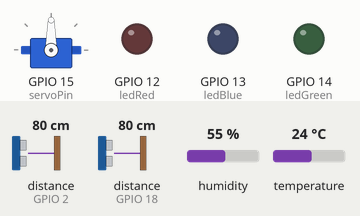
A sketch run on a simulated ESP32. On the bench: servo, output pins drawn as LEDs (lit = HIGH). Wiring (inferred from the names in the program): 2 × ultrasonic range finder: trigger GPIO 4, echo GPIO 2 / trigger GPIO 19, echo GPIO 18. The test bench sets the inputs (shaded band); at power-on: distance to the obstacle (sensors on GPIO 2, GPIO 18) 80 cm, temperature 24 °C, humidity 55 %. The echo pulse lasts 58.3 µs per cm; WiFi joins after 1.5 s; servers stay silent unless stated; pins used as bus, display or sensor lines are not drawn; what the sketch prints to the serial monitor is not drawn.

Above: at 3.1 s.
3.2 s: distance to the obstacle (sensor on GPIO 2) set to 6 cm
At 4.5 s:
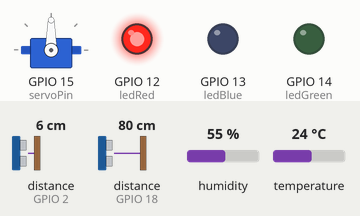
6.1 s: distance to the obstacle (sensor on GPIO 2) set to 3 cm
At 9.9 s:
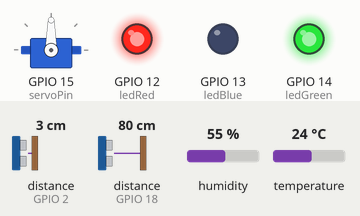
10.5 s: distance to the obstacle (sensor on GPIO 18) set to 13 cm
16.5 s: distance to the obstacle (sensor on GPIO 18) set to 10 cm
At 20.2 s:
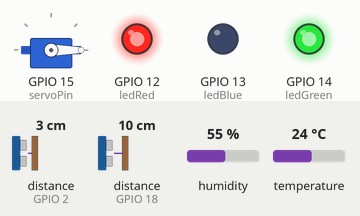
20.5 s: temperature set to 22 °C
24.9 s: temperature set to 19 °C
At 29.1 s:
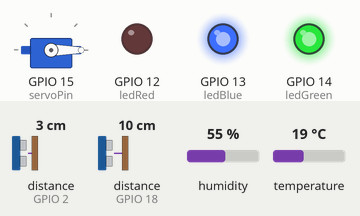
Timing chart, 0 to 30.6 s (numbered marks = the images above; inputs shaded):
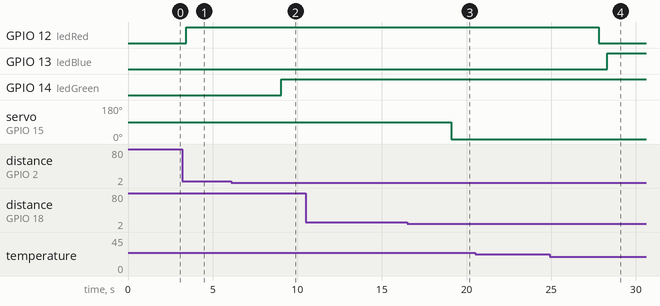

Measured:
- the behaviour switches between 5 and 4 cm on distance to the obstacle (sensor on GPIO 2) (found by bisection; images 1 and 2)
- the behaviour switches between 12 and 11 cm on distance to the obstacle (sensor on GPIO 18) (found by bisection; images 2 and 3)
- the behaviour switches between 21 and 20 °C on temperature (found by bisection; images 3 and 4)
- after the input at 6.1 s, GPIO 14 (ledGreen): LOW → HIGH after 2.9 s
- after the input at 10.5 s, every drawn part: stays the same
- after the input at 16.5 s, servo on GPIO 15 (servoPin): 90° → 0° after 2.6 s
- after the input at 20.5 s, every drawn part: stays the same
- after the input at 24.9 s, GPIO 12 (ledRed): HIGH → LOW after 2.9 s; GPIO 13 (ledBlue): LOW → HIGH after 3.4 s

The sketch:

projectdust.ino
```cpp
#include <ESP32Servo.h>
#define BLYNK_PRINT Serial
#include<DHT.h>
#include<WiFi.h>
#include <WiFiClient.h>
#include <BlynkSimpleEsp32.h>


char auth[] = "HkWbsy9yXSMfyt828ewPcqoGUdAJU_wA";
String apiKey ="5EN9524FJWSTIY6D";
const char *ssid= "SaneVoid";
const char *pass= "BlindMM90";
const char *server= "api.thingspeak.com";

int pos = 0;
const int trigPin = 4 ;
const int echoPin = 2 ;
const int trigPin2 = 19 ;
const int echoPin2 = 18 ;
#define DHTPIN 23      // What digital pin we're connected to DHT11
DHT dht(DHTPIN, DHT11);
const int ledRed = 12 ; // temperature's led
const int ledGreen = 14 ; // Distance's led
const int ledBlue = 13 ; // humidity's led
WiFiClient client;
long duration,distance,duration2,distance2;
int servoPin = 15;

Servo servol;

void setup(){

  servol.attach(servoPin);
  pinMode(trigPin,OUTPUT); // Sets the trigpin as an output
  pinMode(echoPin,INPUT); // Sets the echoPin as an Input
  pinMode(trigPin2,OUTPUT);
  pinMode(echoPin2,INPUT);
  pinMode(ledRed,OUTPUT);// temperature's LED
  pinMode(ledGreen,OUTPUT);// Distance's LED
   pinMode(ledBlue,OUTPUT);
  Serial.begin(115200);//Starts the serial communication
  Blynk.begin(auth, ssid, pass);
  delay(100);
  dht.begin();
  Serial.println("Connecting to");
  Serial.println(ssid);
  WiFi.begin(ssid,pass);
  while (WiFi.status()!=WL_CONNECTED)
  {
    delay(1000);
    Serial.print(".");
  }
    Serial.println("");
    Serial.println("WiFi connected");
  ESP32PWM::allocateTimer(0);
  ESP32PWM::allocateTimer(1);
  ESP32PWM::allocateTimer(2);
  ESP32PWM::allocateTimer(3);
  servol.setPeriodHertz(50); // standard 50hz servo
  servol.attach(servoPin, 500, 2400);

  }
 void loop(){

  WidgetLCD lcd(V2);
  digitalWrite(trigPin, LOW);
  delayMicroseconds (2);
  digitalWrite(trigPin, HIGH);
  delayMicroseconds (10);
  digitalWrite(trigPin, LOW);// Reads the echopin, returns the sound wave travel time in microseconds
  duration=pulseIn(echoPin,HIGH);//calculating the distance
  distance=duration*0.034/2;//Prints the distance on the Serial Monitor

  digitalWrite(trigPin2, LOW);
  delayMicroseconds (2);
  digitalWrite(trigPin2, HIGH);
  delayMicroseconds (10);
  digitalWrite(trigPin2, LOW);// Reads the echopin, returns the sound wave travel time in microseconds
  duration2=pulseIn(echoPin2,HIGH);//calculating the distance
  distance2=duration2*0.034/2;//Prints the distance on the Serial Monitor

  Serial.print("Distance:");
  Serial.print(distance);
  Serial.print("Distance2:");
  Serial.print(distance2);

  float h =dht.readHumidity();
  float t =dht.readTemperature();
      if (isnan(h) || isnan(t))
           {
              Serial.println("Failed to read from DHT sensor!");
               return;
           }
            if(t > 30) {
      Blynk.notify("The temperature is more than 30 degrees!");
      delay(100);
    }
           if(client.connect(server,80))
           {
                String postStr = apiKey;
                postStr +="&field1=";
                postStr += String(t);
                postStr +="&field2=";
                postStr += String(h);
                postStr +="&field3=";
                postStr += String(distance);
                postStr +="\r\n\r\n";

                client.print("POST /update HTTP/1.1\n");
                client.print("Host: api.thingspeak.com\n");
                client.print("Connection: close\n");
                client.print("X-THINGSPEAKAPIKEY: "+apiKey+"\n");
                client.print("Content-Type: application/x-www-form-urlencoded\n");
                client.print("Content-Length: ");
                client.print(postStr.length());
                client.print("\n\n");
                client.print(postStr);

                delay(100);

                Serial.print("Temperature: ");
                Serial.print(t);
                Serial.print(" degrees Celcius, Humidity: ");
                Serial.print(h);
                Serial.print("distance: ");
                Serial.print(distance);

                delay(100);

                Serial.print("Temperature: ");
                Serial.print(t);
                Serial.print(" degrees Celcius, Humidity: ");
                Serial.print(h);
                Serial.print("distance: ");
                Serial.print(distance);
                Serial.print("%. Send to Thingspeak.");

            }

  client.stop();

  Serial.println("Waiting...");

  // thingspeak needs minimum 15 sec delay between updates, i've set it to 30 seconds
  delay(500);

   if (distance2 <=10) {
  servol.attach(servoPin);
  servol.write(0);
  delay(100);
 }

 else {
  servol.write(90);
  delay(100);

 }
  if (distance< 4){
    digitalWrite(ledGreen,HIGH);
    lcd.clear();
    lcd.print(0,0, "The Bin is Full");
    delay(500);
   }
   else if (distance <= 8){
    lcd.clear();
    lcd.print(0,0, "The Bin is Half Full");
    delay(500);
   }
   else{
    digitalWrite(ledGreen,LOW);
    lcd.clear();
    lcd.print(0,0, "The Bin is empty");
    delay(500);
   }

   if (t>20){
  digitalWrite(ledRed,HIGH);
  lcd.clear();
  lcd.print(0,0, "The Bin is Overheated");
  delay(500);
   }
  else{
  digitalWrite(ledRed,LOW);
  lcd.clear();
    lcd.print(0,0, "The Bin is room temperature");
    delay(500);

    if (h>20){
  digitalWrite(ledBlue,HIGH);
  lcd.clear();
  lcd.print(0,0, "High Humidity found, Change bag ");
  delay(500);
   }
  else{
  digitalWrite(ledBlue,LOW);
  lcd.clear();
    lcd.print(0,0, "Humidity is normal");
    delay(500);
  }
  Blynk.virtualWrite(V0,distance);
  Blynk.virtualWrite(V1,t);
  Blynk.run();
 }
 }
```
